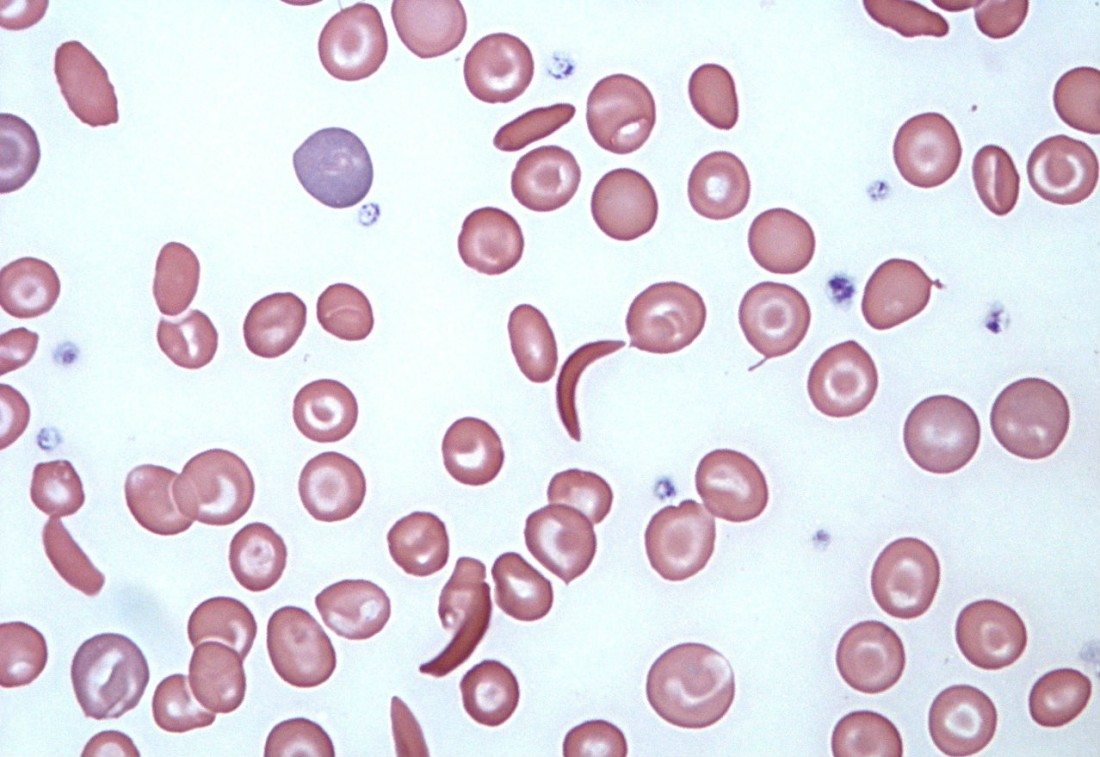
%> input picture Ovalocytes Detection Using Image Processing/sample1.jpg, 1100 x 757 px
$ octave --eval "result = calcPropiedades(rgb2gray(imread('../sample1.jpg')));"   (GNU Octave 9; MATLAB toolbox functions it lacks are replaced by stand-ins)
%> lines starting %> are read from the running program, lines starting %| are printed output that depends on the picture; in (x1, y1, x2, y2) boxes, pixels count from 0 and x2, y2 are one past the last pixel; in counts of white or black regions, pixels touching at a corner belong together; the program's own positions count from 1

function [CSF,ESF,CENT] = calcPropiedades(BW)


%   CSF     coefficient circular el韕tic
%   ESF     coefficient circular de elongation


BW = imfill(BW, 'holes');
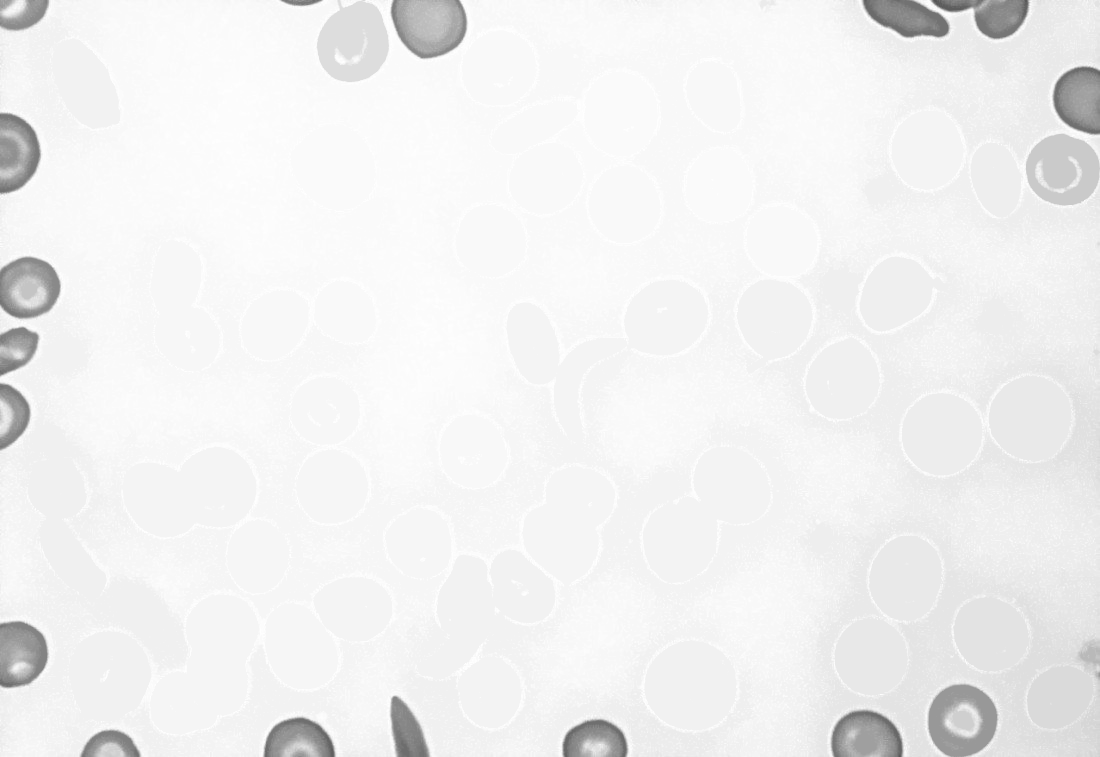
%> BW: size 757x1100 uint8; min 85, max 255, mean 240.2
BW = imclearborder(BW);
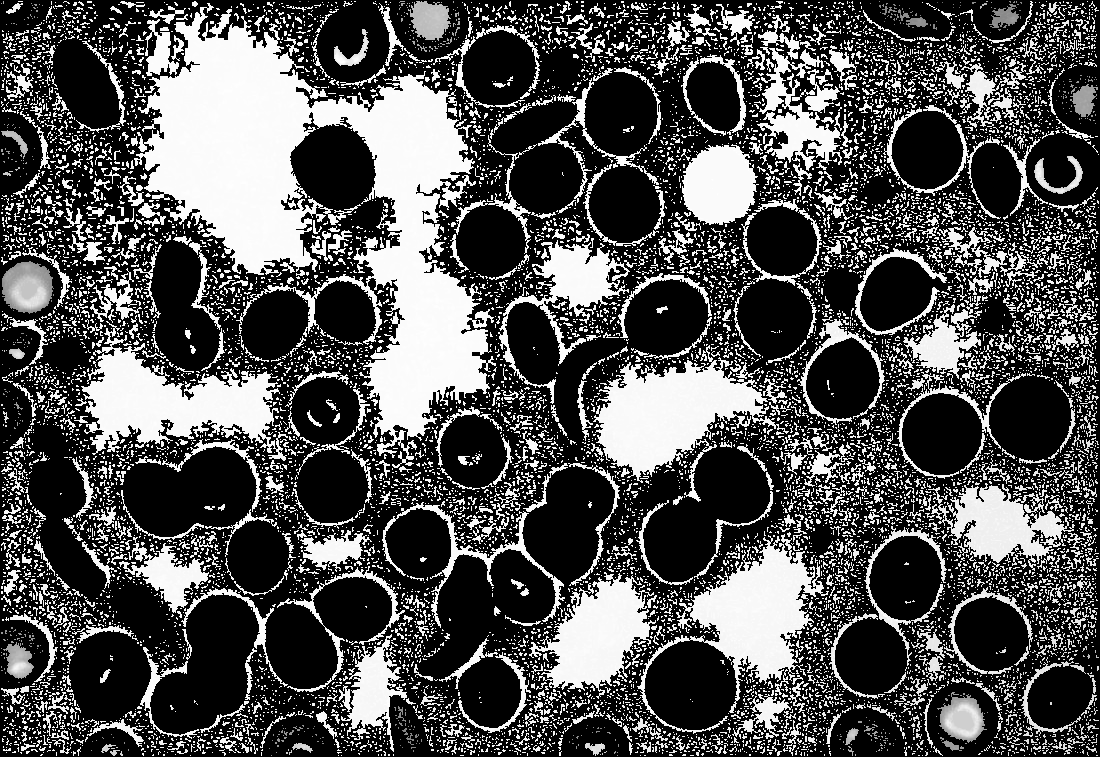
%> BW: size 757x1100 uint8; min 0, max 255, mean 80.4
BWE = bwlabel(BW);
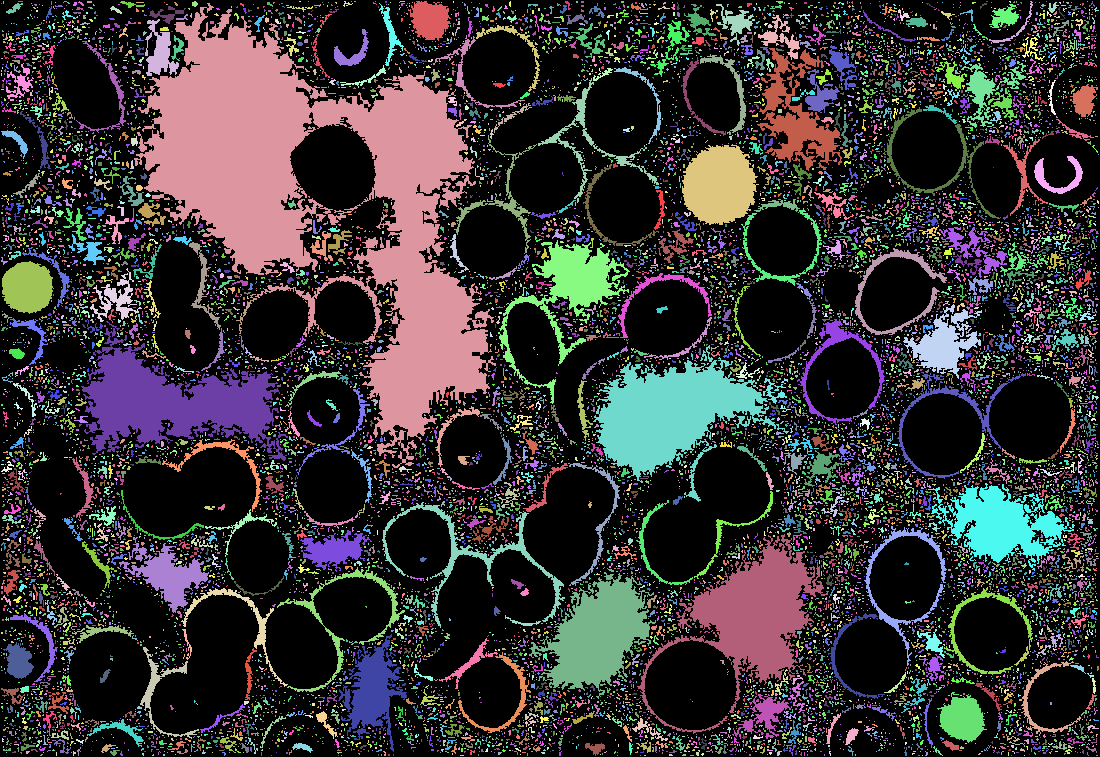
%> BWE: size 757x1100 double; 11052 distinct labels, from 0 to 11051; one colour per label, 0 black

% Extraction properties of regi髇
stats   = regionprops(BWE,'all');
%> stats = 11051 regions; largest, box (x1, y1, x2, y2), Area, Centroid, MajorAxisLength, MinorAxisLength and Eccentricity: (134, 3, 496, 468) 60692 [323.8 200.8] 500.9 264.3 0.849, (593, 345, 789, 502) 12194 [671.4 414.7] 171.9 105.3 0.79, (81, 321, 288, 461) 12109 [173.7 402.9] 224.7 92.97 0.91

cent    = cat(1, stats.Centroid);
mjaxis  = cat(1, stats.MajorAxisLength);
mnaxis  = cat(1, stats.MinorAxisLength);
areas   = cat(1, stats.Area);
perms   = cat(1, stats.Perimeter);


areaprom = sum(areas)/length(areas);
%> areaprom = 24.68
selec = (areas > areaprom/2) & (areas < 2*areaprom);
%> selec = 11051 logical values, 1361 true

areas  = areas(selec);
%> areas = 1361 values, max 49 at index 48, min 13 at index 9, mean 22.55
perms  = perms(selec);
%> perms = 1361 values, max 69.21 at index 946, min 9.46 at index 1269, mean 24.97
mjaxis = mjaxis(selec);
%> mjaxis = 1361 values, max 27.14 at index 306, min 4.47 at index 1269, mean 10.17
mnaxis = mnaxis(selec);
%> mnaxis = 1361 values, max 11.52 at index 695, min 1.92 at index 1258, mean 4.67
CENT   = cent(selec,:);
%> CENT = 1361 rows, first 12: [4.3 261.8; 4.64 329.4; 8.54 468; 4.53 546.1; 7.42 600.8; 9.03 111.1; 6.96 317.5; 7.14 380.1; 6.62 38.08; 7.57 174.5; 6.75 238.7; 6.18 417.2]


CSF = 4.*pi.*(areas./(perms.^2)); %CSF = (CSF>1)+(CSF<=1).*CSF;
%> CSF = 1361 values, max 1.83 at index 1269, min 0.125 at index 395, mean 0.565
ESF = mnaxis./mjaxis;
%> ESF = 1361 values, max 1 at index 195, min 0.125 at index 1258, mean 0.492
%> `result = calcPropiedades(rgb2gray(imread('../sample1.jpg')));`: result has the same summary as CSF in calcPropiedades
